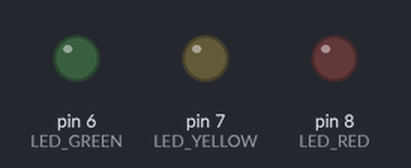
The sketch below on a simulated Arduino Uno, built with avr-gcc and run on an emulated ATmega328P. Shown: output pins drawn as LEDs (lit = HIGH).

Above: at 0.2 s.
At 1.7 s:
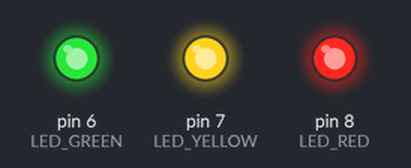
Timing chart, 0 to 3.0 s (numbered marks = the images above):
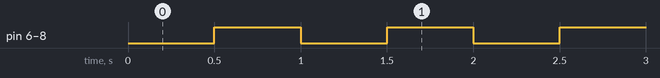

Measured:
- by itself, pin 6 (LED_GREEN), pin 7 (LED_YELLOW), pin 8 (LED_RED): alternates HIGH for 0.50 s and LOW for 0.50 s

The sketch:

example2_freeRtos.ino
```cpp
#include <Arduino_FreeRTOS.h>

#define LED_RED 8
#define LED_YELLOW 7
#define LED_GREEN 6

const uint16_t *redLed = (uint16_t *)LED_RED;
const uint16_t *yellowLed = (uint16_t *)LED_YELLOW;
const uint16_t *greenLed = (uint16_t *)LED_GREEN;

void setup()
{
    xTaskCreate(LedControllerTask, "RED LED TASK", 128, (void *)redLed, 1, NULL);
    xTaskCreate(LedControllerTask, "YELLOW LED TASK", 128, (void *)yellowLed, 1, NULL);
    xTaskCreate(LedControllerTask, "GREEN LED TASK", 128, (void *)greenLed, 1, NULL);
}

void LedControllerTask(void *pvParameters)
{
    pinMode(LED_RED, OUTPUT);
    pinMode(LED_YELLOW, OUTPUT);
    pinMode(LED_GREEN, OUTPUT);

    while (1)
    {
        delay(500);
        digitalWrite(pvParameters, digitalRead(pvParameters) ^ 1);
    }
}

void loop() {}
```
